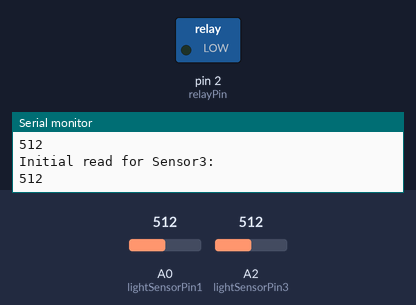
Recording of a sketch running on a simulated Arduino Uno, built with avr-gcc and run on an emulated ATmega328P. Parts: switched loads named in the sketch (green lamp = pin HIGH), the last lines printed to the serial monitor. The inputs (shaded band) are chosen by the test bench; at power-on: A0 (lightSensorPin1) = 512, A2 (lightSensorPin3) = 512.

Above: at 2.2 s.
2.3 s: A0 (lightSensorPin1) set to 992
3.8 s: A0 (lightSensorPin1) set to 1007
5.7 s: A2 (lightSensorPin3) set to 982
8.7 s: A2 (lightSensorPin3) set to 1010
At 9.1 s:
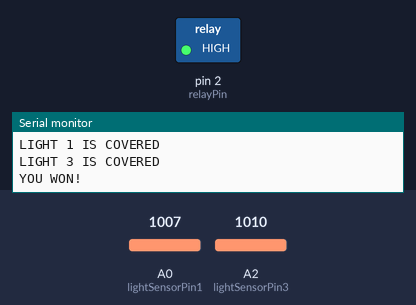
Timing chart, 0 to 11.2 s (numbered marks = the images above; inputs shaded):
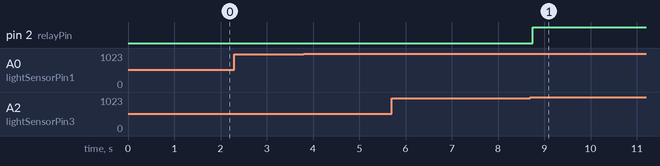

Measured:
- the behaviour switches between 1000 and 1001 on A2 (lightSensorPin3) (found by bisection; images 0 and 1)
- after the input at 2.3 s, every drawn part: stays the same
- after the input at 8.7 s, pin 2 (relayPin): LOW → HIGH after 0.06 s

The sketch:

_posterLightSensor.ino
```cpp
int lightSensorPin1 = A0;
int lightSensorPin2 = A1;
int lightSensorPin3 = A2;


int isLight1Covered = 0;
int isLight2Covered = 0;
int isLight3Covered = 0;


int relayPin = 2;

//How much a sensor must be adjusted with reduction of light.
int coveringSensitivity1 = 50;
int coveringSensitivity2 = 50;
int coveringSensitivity3 = 50;


//helperFuncs

void setup() {
  // put your setup code here, to run once:
  Serial.begin(9600);
  pinMode(lightSensorPin1, INPUT);
  pinMode(lightSensorPin2, INPUT);
  pinMode(lightSensorPin3, INPUT);
  pinMode(relayPin, OUTPUT);
  digitalWrite(relayPin, LOW);

  Serial.println("Caliobrating Starting...");
  Serial.println("Initial read for Sensor1: ");
  Serial.println(analogRead(lightSensorPin1));
  Serial.println("Initial read for Sensor2: ");
   Serial.println(analogRead(lightSensorPin2));
   Serial.println("Initial read for Sensor3: ");
   Serial.println(analogRead(lightSensorPin3));

  delay(1000);
}

void loop() {
  // put your main code here, to run repeatedly:
  int lightReading1 = analogRead(lightSensorPin1);
  //int lightReading2 = analogRead(lightSensorPin2);
  int lightReading3 = analogRead(lightSensorPin3);

//  Serial.println(lightReading1 - coveringSensitivity1);
 //Serial.println(lightReading1); //970
 //Serial.println(lightReading2); // 1008
 //Serial.println(lightReading3); //940

  //Light One
  if(lightReading1 > 1000){
    isLight1Covered = 1;
    Serial.println("LIGHT 1 IS COVERED");
  } else {
    isLight1Covered = 0;
  }

  //Light Two - teeth
//  if((lightReading2 - calibratedDiff2) > coveringSensitivity2 ){
//    isLight2Covered = 1;
//    Serial.println("LIGHT 2 IS COVERED");
//  } else {
//    isLight2Covered = 0;
//  }

   //Light Three
  if(lightReading3 > 1000){
    isLight3Covered = 1;
    Serial.println("LIGHT 3 IS COVERED");
  } else {
    isLight3Covered = 0;
  }


  if(isLight1Covered && isLight3Covered){
    Serial.println("YOU WON!");
    digitalWrite(relayPin, HIGH);
    delay(3000);
    digitalWrite(relayPin, LOW);
    delay(5000);
  }
}
```
